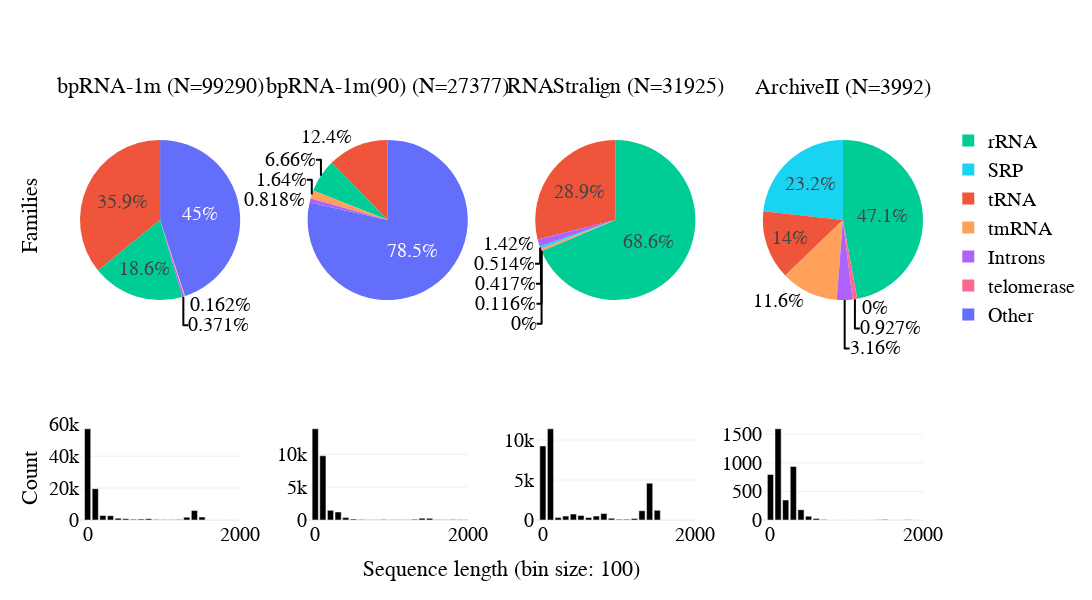

The cell this chart's notebook holds for it:
### Code cell
import plotly.graph_objects as go
from plotly.subplots import make_subplots



# first row is piechart of family distribution
# second row is histogram of sequence length distribution
# I want it to look like a paper figure
fig = make_subplots(rows=2, cols=4, specs=[[{'type': 'domain'}]*4, [{'type': 'histogram'}]*4], 
                    subplot_titles=[f"{name} (N={len(l)})" for l in [len_bprna, len_bprna90, len_rnastralign, len_archivII]] + ['']*4,
                    vertical_spacing=vertical_spacing,
                    horizontal_spacing=horizontal_spacing,
                    row_heights=[0.5, 0.2],
)

for i in fig['layout']['annotations']:
    i['font'] = dict(size=22)
    
for i, name in enumerate(hists.keys()):
    fig.add_trace(go.Pie(
        labels=df_family.index,
        values=df_family[name],
        name=name,
        textinfo=f'percent',
        textposition='auto',
        showlegend=i==3,
        sort=True,
        # legennd location
        # domain={'x': [0.0, 0.25], 'y': [0.5, 1.0]} if i == 0 else {'x': [0.25, 0.5], 'y': [0.5, 1.0]} if i == 1 else {'x': [0.5, 0.75], 'y': [0.5, 1.0]} if i == 2 else {'x': [0.75, 1.0], 'y': [0.5, 1.0]},
    ), row=1, col=i+1)
    fig.add_trace(go.Bar(
        x=hists[name][1][:-1],
        y=hists[name][0],
        name=name,
        showlegend=False,
        marker_color='rgb(0, 0, 0)',
    ), row=2, col=i+1)
    # fig.update_yaxes(row=2, col=i+1,  range=[0, 50000])
    fig.update_xaxes(row=2, col=i+1, range=[-100, 2000], tick0=0, dtick=2000)
    # make bar width constant
    # add horitontal lines
    fig.update_layout(barmode='overlay', bargap=0.1, bargroupgap=0.1)

# write 'sequence length' at the bottom, centered
fig.add_annotation(dict(
    x=0.5,
    y=-0.15,
    text='Sequence length (bin size: 100)',
    showarrow=False,
    font=dict(size=22),
    xref='paper',
    yref='paper',
    xanchor='center',
    yanchor='bottom',
))

fig.add_annotation(dict(
    x=-0.06,
    y=0.63,
    text='Families',
    showarrow=False,
    font=dict(size=22),
    xref='paper',
    yref='paper',
    xanchor='center',
    yanchor='bottom',
    textangle=-90
), 
)

fig.add_annotation(dict(
    x=-0.06,
    y=0.03,
    text='Count',
    showarrow=False,
    font=dict(size=22),
    xref='paper',
    yref='paper',
    xanchor='center',
    yanchor='bottom',
    textangle=-90
), 
)

fig.update_layout(
    height=height,
    width=width,
    title_x=0.5,
    title_y=0.95,
    font_size=20,
    font_family='Arial',
    font_color='black',
    legend_font_size=20,
    legend_font_family='Arial',
    legend_font_color='black',
    legend_x=1.03,
    legend_y=0.95,
    # legend_orientation='h',
    legend_traceorder='normal',
    legend_bordercolor='black',
    template="plotly_white",

)

### Figure 1 — Plotly figure (JSON) as saved in the notebook; plotly's stock layout.template omitted (floating-point values rounded to 4 significant figures)
{"data": [{"domain": {"x": [0, 0.19], "y": [0.4286, 1]}, "labels": ["Introns", "Other", "rRNA", "tRNA", "tmRNA", "SRP", "telomerase"], "name": "bpRNA-1m", "showlegend": false, "sort": true, "textinfo": "percent", "textposition": "auto", "type": "pie", "values": [368, 44644, 18495, 35622, 161, null, null]}, {"marker": {"color": "rgb(0, 0, 0)"}, "name": "bpRNA-1m", "showlegend": false, "type": "bar", "x": [0, 100, 200, 300, 400, 500, 600, 700, 800, 900, 1000, 1100, 1200, 1300, 1400, 1500, 1600, 1700, 1800, 1900, 2000, 2100, 2200, 2300, 2400, 2500, 2600, 2700, 2800, 2900, 3000, 3100, 3200, 3300, 3400, 3500, 3600, 3700, 3800, 3900, 4000, 4100, 4200, 4300], "xaxis": "x", "y": [57128, 19622, 2832, 2685, 1169, 850, 444, 556, 837, 361, 120, 111, 285, 1789, 6027, 1840, 29, 50, 72, 23, 14, 11, 1, 1, 2, 4, 4, 10, 60, 158, 47, 12, 7, 19, 17, 12, 9, 9, 4, 13, 6, 0, 2, 2], "yaxis": "y"}, {"domain": {"x": [0.27, 0.46], "y": [0.4286, 1]}, "labels": ["Introns", "Other", "rRNA", "tRNA", "tmRNA", "SRP", "telomerase"], "name": "bpRNA-1m(90)", "showlegend": false, "sort": true, "textinfo": "percent", "textposition": "auto", "type": "pie", "values": [224, 21498, 1823, 3383, 449, null, null]}, {"marker": {"color": "rgb(0, 0, 0)"}, "name": "bpRNA-1m(90)", "showlegend": false, "type": "bar", "x": [0, 100, 200, 300, 400, 500, 600, 700, 800, 900, 1000, 1100, 1200, 1300, 1400, 1500, 1600, 1700, 1800, 1900, 2000, 2100, 2200, 2300, 2400, 2500, 2600, 2700, 2800, 2900, 3000, 3100, 3200, 3300, 3400, 3500, 3600, 3700, 3800, 3900, 4000, 4100, 4200, 4300], "xaxis": "x2", "y": [13864, 9764, 1469, 1222, 364, 136, 87, 57, 42, 86, 40, 30, 50, 101, 279, 255, 25, 49, 73, 26, 20, 12, 3, 1, 2, 2, 4, 9, 42, 115, 37, 10, 7, 18, 17, 9, 9, 10, 5, 11, 6, 0, 1, 1], "yaxis": "y2"}, {"domain": {"x": [0.54, 0.73], "y": [0.4286, 1]}, "labels": ["Introns", "Other", "rRNA", "tRNA", "tmRNA", "SRP", "telomerase"], "name": "RNAStralign", "showlegend": false, "sort": true, "textinfo": "percent", "textposition": "auto", "type": "pie", "values": [453, 0, 21904, 9234, 133, 164, 37]}, {"marker": {"color": "rgb(0, 0, 0)"}, "name": "RNAStralign", "showlegend": false, "type": "bar", "x": [0, 100, 200, 300, 400, 500, 600, 700, 800, 900, 1000, 1100, 1200, 1300, 1400, 1500, 1600, 1700, 1800, 1900, 2000, 2100, 2200, 2300, 2400, 2500, 2600, 2700, 2800, 2900, 3000, 3100, 3200, 3300, 3400, 3500, 3600, 3700, 3800, 3900, 4000, 4100, 4200, 4300], "xaxis": "x3", "y": [9260, 11403, 299, 487, 739, 572, 311, 492, 804, 224, 80, 82, 191, 1159, 4606, 1207, 6, 1, 2, 0, 0, 0, 0, 0, 0, 0, 0, 0, 0, 0, 0, 0, 0, 0, 0, 0, 0, 0, 0, 0, 0, 0, 0, 0], "yaxis": "y3"}, {"domain": {"x": [0.81, 1], "y": [0.4286, 1]}, "labels": ["Introns", "Other", "rRNA", "tRNA", "tmRNA", "SRP", "telomerase"], "name": "ArchiveII", "showlegend": true, "sort": true, "textinfo": "percent", "textposition": "auto", "type": "pie", "values": [126, 0, 1882, 557, 462, 928, 37]}, {"marker": {"color": "rgb(0, 0, 0)"}, "name": "ArchiveII", "showlegend": false, "type": "bar", "x": [0, 100, 200, 300, 400, 500, 600, 700, 800, 900, 1000, 1100, 1200, 1300, 1400, 1500, 1600, 1700, 1800, 1900, 2000, 2100, 2200, 2300, 2400, 2500, 2600, 2700, 2800, 2900, 3000, 3100, 3200, 3300, 3400, 3500, 3600, 3700, 3800, 3900, 4000, 4100, 4200, 4300], "xaxis": "x4", "y": [797, 1596, 350, 937, 181, 67, 28, 9, 0, 2, 0, 0, 1, 0, 6, 7, 0, 1, 3, 2, 0, 0, 0, 0, 0, 0, 0, 0, 0, 5, 0, 0, 0, 0, 0, 0, 0, 0, 0, 0, 0, 0, 0, 0], "yaxis": "y4"}], "layout": {"annotations": [{"font": {"size": 22}, "showarrow": false, "text": "bpRNA-1m (N=99290)", "x": 0.095, "xanchor": "center", "xref": "paper", "y": 1, "yanchor": "bottom", "yref": "paper"}, {"font": {"size": 22}, "showarrow": false, "text": "bpRNA-1m(90) (N=27377)", "x": 0.365, "xanchor": "center", "xref": "paper", "y": 1, "yanchor": "bottom", "yref": "paper"}, {"font": {"size": 22}, "showarrow": false, "text": "RNAStralign (N=31925)", "x": 0.635, "xanchor": "center", "xref": "paper", "y": 1, "yanchor": "bottom", "yref": "paper"}, {"font": {"size": 22}, "showarrow": false, "text": "ArchiveII (N=3992)", "x": 0.905, "xanchor": "center", "xref": "paper", "y": 1, "yanchor": "bottom", "yref": "paper"}, {"font": {"size": 22}, "showarrow": false, "text": "Sequence length (bin size: 100)", "x": 0.5, "xanchor": "center", "xref": "paper", "y": -0.15, "yanchor": "bottom", "yref": "paper"}, {"font": {"size": 22}, "showarrow": false, "text": "Families", "textangle": -90, "x": -0.06, "xanchor": "center", "xref": "paper", "y": 0.63, "yanchor": "bottom", "yref": "paper"}, {"font": {"size": 22}, "showarrow": false, "text": "Count", "textangle": -90, "x": -0.06, "xanchor": "center", "xref": "paper", "y": 0.03, "yanchor": "bottom", "yref": "paper"}], "bargap": 0.1, "bargroupgap": 0.1, "barmode": "overlay", "font": {"color": "black", "family": "Arial", "size": 20}, "height": 600, "legend": {"bordercolor": "black", "font": {"color": "black", "family": "Arial", "size": 20}, "traceorder": "normal", "x": 1.03, "y": 0.95}, "title": {"x": 0.5, "y": 0.95}, "width": 1200, "xaxis": {"anchor": "y", "domain": [0, 0.19], "dtick": 2000, "range": [-100, 2000], "tick0": 0}, "xaxis2": {"anchor": "y2", "domain": [0.27, 0.46], "dtick": 2000, "range": [-100, 2000], "tick0": 0}, "xaxis3": {"anchor": "y3", "domain": [0.54, 0.73], "dtick": 2000, "range": [-100, 2000], "tick0": 0}, "xaxis4": {"anchor": "y4", "domain": [0.81, 1], "dtick": 2000, "range": [-100, 2000], "tick0": 0}, "yaxis": {"anchor": "x", "domain": [0, 0.2286]}, "yaxis2": {"anchor": "x2", "domain": [0, 0.2286]}, "yaxis3": {"anchor": "x3", "domain": [0, 0.2286]}, "yaxis4": {"anchor": "x4", "domain": [0, 0.2286]}}}
